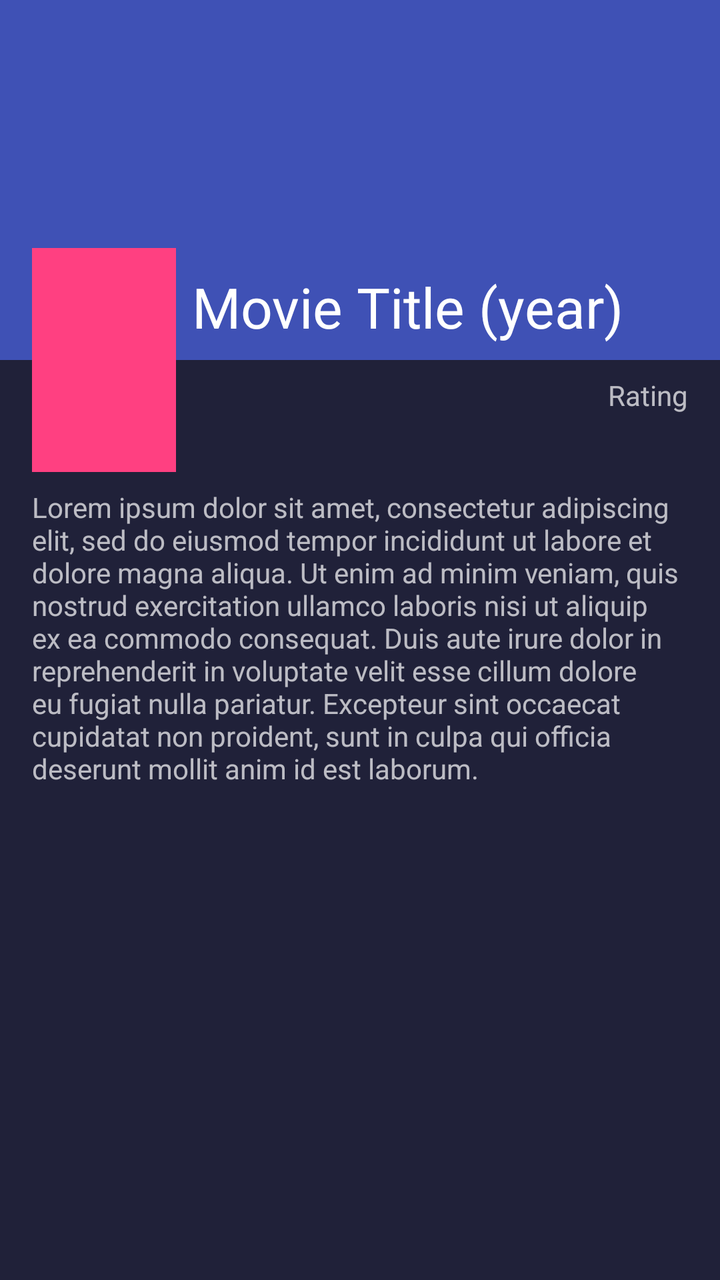
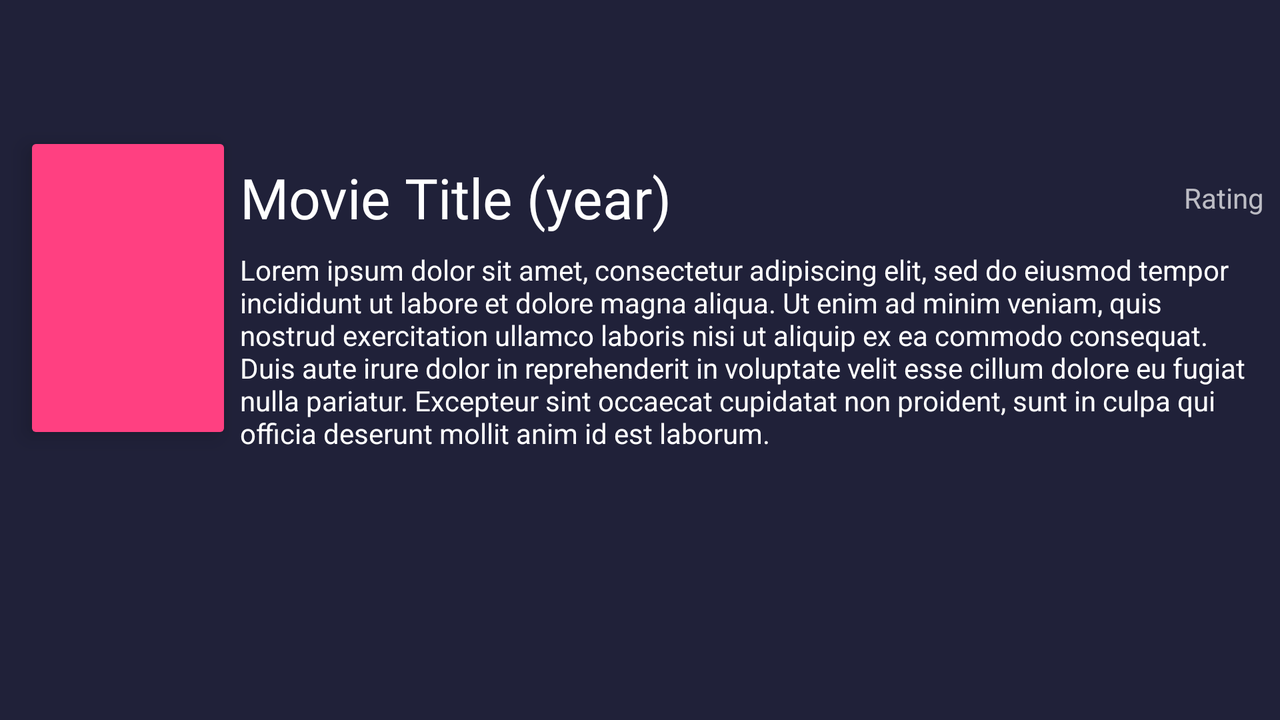

First picture: res/layout/ on a phone held upright. Second picture: the repository's own variant of that layout, on a device whose configuration matches the variant's folder. Source for both follows.
<!-- AndroidManifest.xml: activity theme AppTheme.InvisibleActionBar -->
<!-- res/layout/activity_detail.xml -->
<?xml version="1.0" encoding="utf-8"?>
<android.support.constraint.ConstraintLayout xmlns:android="http://schemas.android.com/apk/res/android"
    xmlns:app="http://schemas.android.com/apk/res-auto"
    xmlns:tools="http://schemas.android.com/tools"
    android:layout_width="match_parent"
    android:layout_height="match_parent"
    tools:context="com.mpontus.popularmoviesapp.DetailActivity">

    
    <ImageView
        android:id="@+id/ivBackdrop"
        android:layout_width="0dp"
        android:layout_height="0dp"
        app:layout_constraintDimensionRatio="2:1"
        app:layout_constraintEnd_toEndOf="parent"
        app:layout_constraintStart_toStartOf="parent"
        app:layout_constraintTop_toTopOf="parent"
        app:srcCompat="@color/colorPrimary" />

    <ImageView
        android:contentDescription="@string/movie_poster"
        android:id="@+id/ivPoster"
        android:layout_width="wrap_content"
        android:layout_height="wrap_content"
        android:layout_marginStart="16dp"
        app:layout_constraintBottom_toBottomOf="@+id/ivBackdrop"
        app:layout_constraintStart_toStartOf="parent"
        app:layout_constraintTop_toBottomOf="@+id/ivBackdrop"
        app:srcCompat="@color/colorAccent"
        tools:layout_height="112dp"
        tools:layout_width="72dp" />

    <TextView
        android:id="@+id/tvTitle"
        style="@style/MovieTitle"
        android:layout_width="0dp"
        android:layout_height="wrap_content"
        android:layout_marginBottom="8dp"
        android:layout_marginEnd="16dp"
        android:layout_marginStart="8dp"
        app:layout_constraintBottom_toBottomOf="@+id/ivBackdrop"
        app:layout_constraintEnd_toEndOf="parent"
        app:layout_constraintStart_toEndOf="@+id/ivPoster"
        tools:text="Movie Title (year)" />

    <TextView
        android:id="@+id/tvRating"
        android:layout_width="wrap_content"
        android:layout_height="wrap_content"
        android:layout_marginEnd="16dp"
        android:layout_marginTop="8dp"
        app:layout_constraintEnd_toEndOf="@+id/ivBackdrop"
        app:layout_constraintTop_toBottomOf="@+id/ivBackdrop"
        tools:text="Rating" />

    <TextView
        android:id="@+id/tvDescription"
        android:layout_width="0dp"
        android:layout_height="wrap_content"
        android:layout_marginEnd="16dp"
        android:layout_marginStart="16dp"
        android:layout_marginTop="8dp"
        app:layout_constraintEnd_toEndOf="parent"
        app:layout_constraintStart_toStartOf="parent"
        app:layout_constraintTop_toBottomOf="@+id/ivPoster"
        tools:text="Lorem ipsum dolor sit amet, consectetur adipiscing elit, sed do eiusmod tempor incididunt ut labore et dolore magna aliqua. Ut enim ad minim veniam, quis nostrud exercitation ullamco laboris nisi ut aliquip ex ea commodo consequat. Duis aute irure dolor in reprehenderit in voluptate velit esse cillum dolore eu fugiat nulla pariatur. Excepteur sint occaecat cupidatat non proident, sunt in culpa qui officia deserunt mollit anim id est laborum." />

</android.support.constraint.ConstraintLayout>
<!-- resources referenced by this layout -->
<resources>
  <color name="colorAccent">#FF4081</color>
  <color name="colorPrimary">#3F51B5</color>
  <string name="movie_poster">Movie Poster</string>
  <style name="MovieTitle">
          <item name="android:fontFamily">@font/roboto_medium</item>
          <item name="android:textSize">28sp</item>
          <item name="android:textColor">@android:color/white</item>
      </style>
  <style name="AppTheme.InvisibleActionBar">
          <item name="actionBarStyle">@style/Base.ThemeOverlay.AppCompat.ActionBar</item>
      </style>
</resources>
<!-- res/layout-land/activity_detail.xml (the repository's variant of the layout above) -->
<!-- drawn on the phone turned sideways -->
<?xml version="1.0" encoding="utf-8"?>
<android.support.constraint.ConstraintLayout xmlns:android="http://schemas.android.com/apk/res/android"
    xmlns:app="http://schemas.android.com/apk/res-auto"
    xmlns:tools="http://schemas.android.com/tools"
    android:layout_width="match_parent"
    android:layout_height="match_parent"
    tools:context="com.mpontus.popularmoviesapp.DetailActivity">

    
    <android.support.v7.widget.CardView
        android:id="@+id/cvPoster"
        android:layout_width="wrap_content"
        android:layout_height="wrap_content"
        android:layout_marginStart="16dp"
        android:layout_marginTop="72dp"
        app:cardElevation="6dp"
        app:layout_constraintStart_toStartOf="parent"
        app:layout_constraintTop_toTopOf="parent">

        <ImageView
            android:id="@+id/ivPoster"
            android:layout_width="96dp"
            android:layout_height="wrap_content"
            android:adjustViewBounds="true"
            android:contentDescription="@string/movie_poster"
            android:scaleType="fitEnd"
            app:srcCompat="@color/colorAccent"
            tools:layout_editor_absoluteX="16dp"
            tools:layout_editor_absoluteY="96dp"
            tools:layout_height="144dp" />
    </android.support.v7.widget.CardView>

    

    <TextView
        android:id="@+id/tvTitle"
        style="@style/MovieTitle"
        android:layout_width="0dp"
        android:layout_height="wrap_content"
        android:layout_marginEnd="8dp"
        android:layout_marginStart="8dp"
        android:layout_marginTop="8dp"
        app:layout_constraintEnd_toStartOf="@+id/tvRating"
        app:layout_constraintStart_toEndOf="@+id/cvPoster"
        app:layout_constraintTop_toTopOf="@+id/cvPoster"
        tools:text="Movie Title (year)" />

    <TextView
        android:id="@+id/tvRating"
        android:layout_width="wrap_content"
        android:layout_height="wrap_content"
        android:layout_marginEnd="8dp"
        app:layout_constraintBottom_toBottomOf="@+id/tvTitle"
        app:layout_constraintEnd_toEndOf="parent"
        app:layout_constraintTop_toTopOf="@+id/tvTitle"
        tools:text="Rating" />

    <TextView
        android:id="@+id/tvDescription"
        android:layout_width="0dp"
        android:layout_height="wrap_content"
        android:layout_marginEnd="16dp"
        android:layout_marginStart="8dp"
        android:layout_marginTop="8dp"
        android:textAppearance="@style/TextAppearance.AppCompat.Body1"
        app:layout_constraintEnd_toEndOf="parent"
        app:layout_constraintHorizontal_bias="1.0"
        app:layout_constraintStart_toEndOf="@+id/cvPoster"
        app:layout_constraintTop_toBottomOf="@+id/tvTitle"
        tools:text="Lorem ipsum dolor sit amet, consectetur adipiscing elit, sed do eiusmod tempor incididunt ut labore et dolore magna aliqua. Ut enim ad minim veniam, quis nostrud exercitation ullamco laboris nisi ut aliquip ex ea commodo consequat. Duis aute irure dolor in reprehenderit in voluptate velit esse cillum dolore eu fugiat nulla pariatur. Excepteur sint occaecat cupidatat non proident, sunt in culpa qui officia deserunt mollit anim id est laborum." />
</android.support.constraint.ConstraintLayout>
<!-- resources referenced by the variant -->
<!-- as the phone turned sideways resolves them -->
<resources>
  <color name="colorAccent">#FF4081</color>
  <string name="movie_poster">Movie Poster</string>
  <style name="MovieTitle">
          <item name="android:fontFamily">@font/roboto_medium</item>
          <item name="android:textSize">28sp</item>
          <item name="android:textColor">@android:color/white</item>
      </style>
  <style name="AppTheme.InvisibleActionBar">
          <item name="actionBarStyle">@style/Base.ThemeOverlay.AppCompat.ActionBar</item>
      </style>
</resources>
